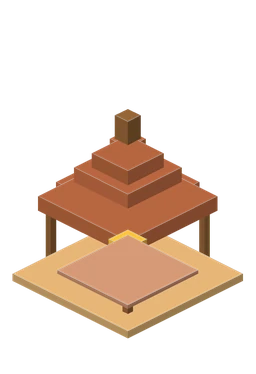
#> input picture mobile/assets/island/altar.webp, 256 x 374 px
$ python preview_from_png.py ../../mobile/assets/island/altar.webp ../../mobile/assets/island/bench__ochre.webp
#> lines starting #> are read from the running program, lines starting #| are printed output that depends on the picture
"""Turns the PNG rendered by mobile/test/island_preview_generator_test.dart
(ISLAND_PREVIEW_OUT=<png> flutter test test/island_preview_generator_test.dart)
into mobile/assets/island/preview.webp: the sea backdrop (a known vertical
gradient) becomes transparent and the picture is cropped to the island."""
import sys

import numpy as np
from PIL import Image, ImageFilter

src, dst = sys.argv[1], sys.argv[2]
im = Image.open(src).convert('RGBA')
#> im is the input picture: PIL image 256x374 RGBA; mean R, G, B, A 61.8, 43.7, 30.2, 71.6
a = np.array(im).astype(float)
H, W = a.shape[:2]
#> H = 374; W = 256
top = np.array([0x7A, 0xCC, 0xEA], float)
deep = np.array([0x2C, 0x86, 0xB4], float)
t = (np.arange(H) / (H - 1))[:, None, None]
#> t = 374 values from 0 to 1
bg = np.broadcast_to(top * (1 - t) + deep * t, (H, W, 3))
mask = np.abs(a[:, :, :3] - bg).max(axis=2) <= 3
#> mask: shape (374, 256) bool; every value is 0
alpha = Image.fromarray(np.where(mask, 0, 255).astype(np.uint8)).filter(ImageFilter.GaussianBlur(0.8))
#> alpha: PIL image 256x374 L; every value is 255
out = im.copy()
out.putalpha(alpha)
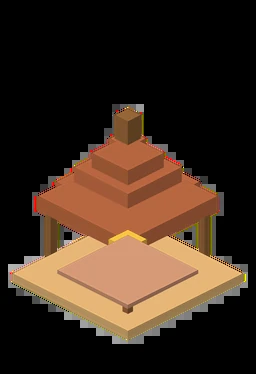
#> out: PIL image 256x374 RGBA; mean R, G, B, A 61.8, 43.7, 30.2, 255
out = out.crop(out.getbbox())
out.save(dst, 'WEBP', quality=88, method=6)

$ run again, on mobile/assets/island/bench__teal.webp
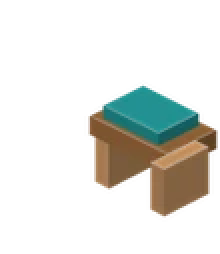
#> input picture mobile/assets/island/bench__teal.webp, 110 x 127 px (shown 2 times larger)
#> im is the input picture: PIL image 110x127 RGBA; mean R, G, B, A 31.1, 31.7, 25.4, 48.1
#> mask: shape (127, 110) bool; every value is 0
#> alpha: PIL image 110x127 L; every value is 255
#> `out.putalpha(alpha)`:
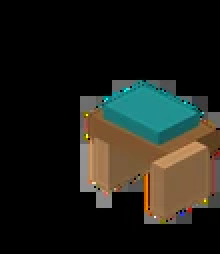
#> out: PIL image 110x127 RGBA (shown 2 times larger); mean R, G, B, A 31.1, 31.7, 25.4, 255

$ run again, on mobile/assets/island/crop_patch.webp
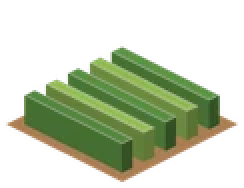
#> input picture mobile/assets/island/crop_patch.webp, 122 x 94 px (shown 2 times larger)
#> im is the input picture: PIL image 122x94 RGBA; mean R, G, B, A 57.3, 67, 39, 90.5
#> mask: shape (94, 122) bool; every value is 0
#> alpha: PIL image 122x94 L; every value is 255
#> `out.putalpha(alpha)`:
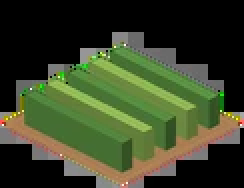
#> out: PIL image 122x94 RGBA (shown 2 times larger); mean R, G, B, A 57.3, 67, 39, 255

$ run again, on mobile/assets/island/cube_house.webp
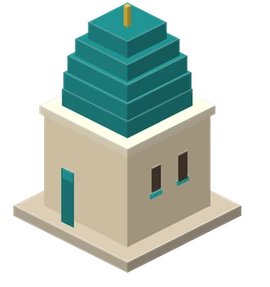
#> input picture mobile/assets/island/cube_house.webp, 270 x 287 px
#> im is the input picture: PIL image 270x287 RGBA; mean R, G, B, A 70.8, 83.1, 75.3, 118.8
#> mask: shape (287, 270) bool; every value is 0
#> alpha: PIL image 270x287 L; every value is 255
#> `out.putalpha(alpha)`:
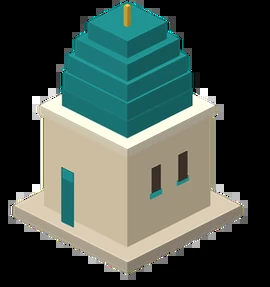
#> out: PIL image 270x287 RGBA; mean R, G, B, A 70.8, 83.1, 75.3, 255
